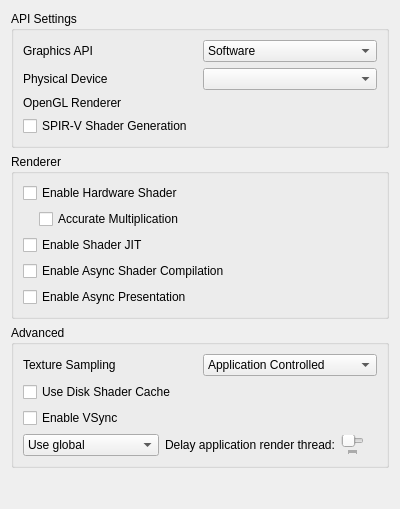
<?xml version="1.0" encoding="UTF-8"?>
<ui version="4.0">
 <class>ConfigureGraphics</class>
 <widget class="QWidget" name="ConfigureGraphics">
  <property name="geometry">
   <rect>
    <x>0</x>
    <y>0</y>
    <width>400</width>
    <height>509</height>
   </rect>
  </property>
  <property name="minimumSize">
   <size>
    <width>0</width>
    <height>0</height>
   </size>
  </property>
  <property name="windowTitle">
   <string>Form</string>
  </property>
  <property name="accessibleName">
   <string>Graphics</string>
  </property>
  <layout class="QVBoxLayout" name="verticalLayout">
   <item>
    <widget class="QGroupBox" name="apiBox">
     <property name="title">
      <string>API Settings</string>
     </property>
     <layout class="QVBoxLayout" name="verticalLayout_3">
      <item>
       <widget class="QWidget" name="graphics_api_group" native="true">
        <layout class="QHBoxLayout" name="graphics_api_group_2">
         <property name="leftMargin">
          <number>0</number>
         </property>
         <property name="topMargin">
          <number>0</number>
         </property>
         <property name="rightMargin">
          <number>0</number>
         </property>
         <property name="bottomMargin">
          <number>0</number>
         </property>
         <item>
          <widget class="QLabel" name="graphics_api_label">
           <property name="text">
            <string>Graphics API</string>
           </property>
          </widget>
         </item>
         <item>
          <widget class="QComboBox" name="graphics_api_combo">
           <item>
            <property name="text">
             <string>Software</string>
            </property>
           </item>
           <item>
            <property name="text">
             <string>OpenGL</string>
            </property>
           </item>
           <item>
            <property name="text">
             <string>Vulkan</string>
            </property>
           </item>
          </widget>
         </item>
        </layout>
       </widget>
      </item>
      <item>
       <widget class="QWidget" name="physical_device_group" native="true">
        <layout class="QHBoxLayout" name="physical_device_group_2">
         <property name="leftMargin">
          <number>0</number>
         </property>
         <property name="topMargin">
          <number>0</number>
         </property>
         <property name="rightMargin">
          <number>0</number>
         </property>
         <property name="bottomMargin">
          <number>0</number>
         </property>
         <item>
          <widget class="QLabel" name="physical_device_label">
           <property name="text">
            <string>Physical Device</string>
           </property>
          </widget>
         </item>
         <item>
          <widget class="QComboBox" name="physical_device_combo"/>
         </item>
        </layout>
       </widget>
      </item>
      <item>
       <widget class="QWidget" name="opengl_renderer_group" native="true">
        <layout class="QHBoxLayout" name="opengl_renderer_group_2">
         <property name="leftMargin">
          <number>0</number>
         </property>
         <property name="topMargin">
          <number>0</number>
         </property>
         <property name="rightMargin">
          <number>0</number>
         </property>
         <property name="bottomMargin">
          <number>0</number>
         </property>
         <item>
          <widget class="QLabel" name="opengl_renderer_label">
           <property name="text">
            <string>OpenGL Renderer</string>
           </property>
          </widget>
         </item>
         <item>
          <widget class="QLabel" name="opengl_renderer_name_label"/>
         </item>
        </layout>
       </widget>
      </item>
      <item>
       <widget class="QCheckBox" name="spirv_shader_gen">
        <property name="text">
         <string>SPIR-V Shader Generation</string>
        </property>
       </widget>
      </item>
     </layout>
    </widget>
   </item>
   <item>
    <widget class="QGroupBox" name="rendererBox">
     <property name="title">
      <string>Renderer</string>
     </property>
     <layout class="QVBoxLayout" name="verticalLayout_6">
      <item>
       <widget class="QWidget" name="hw_renderer_group" native="true">
        <layout class="QVBoxLayout" name="verticalLayout_5">
         <property name="leftMargin">
          <number>0</number>
         </property>
         <property name="topMargin">
          <number>0</number>
         </property>
         <property name="rightMargin">
          <number>0</number>
         </property>
         <property name="bottomMargin">
          <number>0</number>
         </property>
         <item>
          <widget class="QCheckBox" name="toggle_hw_shader">
           <property name="toolTip">
            <string>&lt;html&gt;&lt;head/&gt;&lt;body&gt;&lt;p&gt;Use the selected graphics API to accelerate shader emulation.&lt;/p&gt;&lt;p&gt;Requires a relatively powerful GPU for better performance.&lt;/p&gt;&lt;/body&gt;&lt;/html&gt;</string>
           </property>
           <property name="text">
            <string>Enable Hardware Shader</string>
           </property>
          </widget>
         </item>
         <item>
          <widget class="QWidget" name="hw_shader_group" native="true">
           <layout class="QVBoxLayout" name="verticalLayout_7">
            <property name="leftMargin">
             <number>16</number>
            </property>
            <property name="topMargin">
             <number>0</number>
            </property>
            <property name="rightMargin">
             <number>0</number>
            </property>
            <property name="bottomMargin">
             <number>0</number>
            </property>
            <item>
             <widget class="QCheckBox" name="toggle_accurate_mul">
              <property name="toolTip">
               <string>&lt;html&gt;&lt;head/&gt;&lt;body&gt;&lt;p&gt;Correctly handle all edge cases in multiplication operation in shaders. &lt;/p&gt;&lt;p&gt;Some applications requires this to be enabled for the hardware shader to render properly.&lt;/p&gt;&lt;p&gt;However this would reduce performance in most applications.&lt;/p&gt;&lt;/body&gt;&lt;/html&gt;</string>
              </property>
              <property name="text">
               <string>Accurate Multiplication</string>
              </property>
             </widget>
            </item>
           </layout>
          </widget>
         </item>
        </layout>
       </widget>
      </item>
      <item>
       <widget class="QCheckBox" name="toggle_shader_jit">
        <property name="toolTip">
         <string>&lt;html&gt;&lt;head/&gt;&lt;body&gt;&lt;p&gt;Use the JIT engine instead of the interpreter for software shader emulation. &lt;/p&gt;&lt;p&gt;Enable this for better performance.&lt;/p&gt;&lt;/body&gt;&lt;/html&gt;</string>
        </property>
        <property name="text">
         <string>Enable Shader JIT</string>
        </property>
       </widget>
      </item>
      <item>
       <widget class="QCheckBox" name="toggle_async_shaders">
        <property name="toolTip">
         <string>&lt;html&gt;&lt;head/&gt;&lt;body&gt;&lt;p&gt;Compile shaders using background threads to avoid shader compilation stutter. Expect temporary graphical glitches&lt;/p&gt;&lt;/body&gt;&lt;/html&gt;</string>
        </property>
        <property name="text">
         <string>Enable Async Shader Compilation</string>
        </property>
       </widget>
      </item>
      <item>
       <widget class="QCheckBox" name="toggle_async_present">
        <property name="toolTip">
         <string>&lt;html&gt;&lt;head/&gt;&lt;body&gt;&lt;p&gt;Perform presentation on separate threads. Improves performance when using Vulkan in most applications.&lt;/p&gt;&lt;/body&gt;&lt;/html&gt;</string>
        </property>
        <property name="text">
         <string>Enable Async Presentation</string>
        </property>
       </widget>
      </item>
     </layout>
    </widget>
   </item>
   <item>
    <widget class="QGroupBox" name="groupBox">
     <property name="title">
      <string>Advanced</string>
     </property>
     <layout class="QVBoxLayout" name="verticalLayout_2">
      <item>
       <widget class="QWidget" name="widget_texture_sampling" native="true">
        <layout class="QHBoxLayout" name="horizontalLayout_2">
         <property name="leftMargin">
          <number>0</number>
         </property>
         <property name="topMargin">
          <number>0</number>
         </property>
         <property name="rightMargin">
          <number>0</number>
         </property>
         <property name="bottomMargin">
          <number>0</number>
         </property>
         <item>
          <widget class="QLabel" name="texture_sampling_label">
           <property name="toolTip">
            <string>&lt;html&gt;&lt;head/&gt;&lt;body&gt;&lt;p&gt;Overrides the sampling filter used by applications. This can be useful in certain cases with poorly behaved applications when upscaling. If unsure set this to Application Controlled&lt;/p&gt;&lt;/body&gt;&lt;/html&gt;</string>
           </property>
           <property name="text">
            <string>Texture Sampling</string>
           </property>
          </widget>
         </item>
         <item>
          <widget class="QComboBox" name="texture_sampling_combobox">
           <item>
            <property name="text">
             <string>Application Controlled</string>
            </property>
           </item>
           <item>
            <property name="text">
             <string>Nearest Neighbor</string>
            </property>
           </item>
           <item>
            <property name="text">
             <string>Linear</string>
            </property>
           </item>
          </widget>
         </item>
        </layout>
       </widget>
      </item>
      <item>
       <widget class="QCheckBox" name="toggle_disk_shader_cache">
        <property name="toolTip">
         <string>&lt;html&gt;&lt;head/&gt;&lt;body&gt;&lt;p&gt;Reduce stuttering by storing and loading generated shaders to disk.&lt;/p&gt;&lt;/body&gt;&lt;/html&gt;</string>
        </property>
        <property name="text">
         <string>Use Disk Shader Cache</string>
        </property>
       </widget>
      </item>
      <item>
       <widget class="QCheckBox" name="toggle_vsync_new">
        <property name="toolTip">
         <string>VSync prevents the screen from tearing, but some graphics cards have lower performance with VSync enabled. Keep it enabled if you don't notice a performance difference.</string>
        </property>
        <property name="text">
         <string>Enable VSync</string>
        </property>
       </widget>
      </item>
      <item>
        <widget class="QWidget" name="delay_render_layout" native="true">
          <layout class="QHBoxLayout" name="delay_render_layout_inner">
            <property name="leftMargin">
              <number>0</number>
            </property>
            <property name="topMargin">
              <number>0</number>
            </property>
            <property name="rightMargin">
              <number>0</number>
            </property>
            <property name="bottomMargin">
              <number>0</number>
            </property>
            <item>
              <widget class="QComboBox" name="delay_render_combo">
                <item>
                  <property name="text">
                    <string>Use global</string>
                  </property>
                </item>
                <item>
                  <property name="text">
                    <string>Use per-application</string>
                  </property>
                </item>
              </widget>
            </item>
            <item>
              <widget class="QLabel" name="label_delay_render">
                <property name="text">
                  <string>Delay application render thread:</string>
                </property>
                <property name="toolTip">
                  <string>&lt;html&gt;&lt;head/&gt;&lt;body&gt;&lt;p&gt;Delays the emulated application render thread the specified amount of milliseconds every time it submits render commands to the GPU.&lt;/p&gt;&lt;p&gt;Adjust this feature in the (very few) dynamic framerate applications to fix performance issues.&lt;/p&gt;&lt;/body&gt;&lt;/html&gt;</string>
                </property>
              </widget>
            </item>
            <item>
              <widget class="QSlider" name="delay_render_slider">
                <property name="minimum">
                  <number>0</number>
                </property>
                <property name="maximum">
                  <number>16000</number>
                </property>
                <property name="singleStep">
                  <number>100</number>
                </property>
                <property name="pageStep">
                  <number>250</number>
                </property>
                <property name="value">
                  <number>0</number>
                </property>
                <property name="orientation">
                  <enum>Qt::Horizontal</enum>
                </property>
                <property name="tickPosition">
                  <enum>QSlider::TicksBelow</enum>
                </property>
              </widget>
            </item>
            <item>
              <widget class="QLabel" name="delay_render_display_label">
                <property name="text">
                  <string/>
                </property>
                <property name="alignment">
                  <set>Qt::AlignRight|Qt::AlignTrailing|Qt::AlignVCenter</set>
                </property>
              </widget>
            </item>
          </layout>
        </widget>
      </item>
     </layout>
    </widget>
   </item>
   <item>
    <spacer name="verticalSpacer">
     <property name="orientation">
      <enum>Qt::Vertical</enum>
     </property>
     <property name="sizeHint" stdset="0">
      <size>
       <width>20</width>
       <height>270</height>
      </size>
     </property>
    </spacer>
   </item>
  </layout>
 </widget>
 <tabstops>
  <tabstop>toggle_accurate_mul</tabstop>
  <tabstop>toggle_shader_jit</tabstop>
  <tabstop>toggle_disk_shader_cache</tabstop>
  <tabstop>toggle_vsync_new</tabstop>
 </tabstops>
 <resources/>
 <connections/>
</ui>
